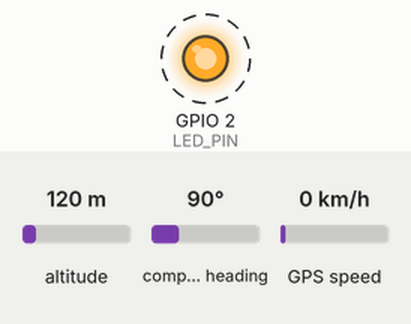
Recording of a sketch running on a simulated ESP32. On the bench: output pins drawn as LEDs (lit = HIGH). Dashed ring = blinking. The test bench sets the inputs (shaded band); at power-on: altitude 120 m, compass heading 90°, GPS speed 0 km/h. The GPS gets a fix after 3 s at 37.7749, -122.4194 with 8 satellites; what the sketch prints to the serial monitor is not drawn.

Above: at 2.8 s.
Timing chart, 0 to 6.9 s (numbered marks = the images above):
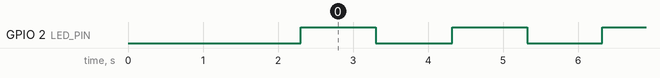

The sketch:

GPS_func.ino
```cpp
#include <TinyGPSPlus.h>   // Si da error, prueba: #include <TinyGPS++.h>

//////////////// CONFIG //////////////////
#define GPS_RX_PIN   16     // ← TX del GPS
#define GPS_TX_PIN   17     // → RX del GPS
#define LED_PIN       2     // LED on-board
#define SHOW_NMEA     0     // 1 = mostrar tramas NMEA crudas ($GPRMC, etc.)
//////////////////////////////////////////

TinyGPSPlus gps;
uint32_t gpsBaud = 9600;    // se ajusta automáticamente

// Detecta si hay NMEA a cierto baud
bool detectBaud(uint32_t baud, uint32_t ms = 2000) {
  Serial2.begin(baud, SERIAL_8N1, GPS_RX_PIN, GPS_TX_PIN);
  uint32_t start = millis();
  bool seen = false;
  while (millis() - start < ms) {
    if (Serial2.available()) {
      char c = Serial2.read();
#if SHOW_NMEA
      Serial.write(c);
#endif
      if (c == '$') seen = true;            // inicio de trama NMEA
      gps.encode(c);
    }
  }
  return seen;
}

void print2(uint8_t v){ if(v<10) Serial.print('0'); Serial.print(v); }

void setup() {
  pinMode(LED_PIN, OUTPUT);
  Serial.begin(115200);
  delay(300);
  Serial.println(F("\n[BOOT] ESP32 + GPS"));
  Serial.println(F("[INFO] Probando baud 9600 y 4800 automaticamente..."));

  // Autodetección 9600 -> 4800
  if (detectBaud(9600)) { gpsBaud = 9600; Serial.println(F("[GPS] Detectado 9600.")); }
  else if (detectBaud(4800)) { gpsBaud = 4800; Serial.println(F("[GPS] Detectado 4800.")); }
  else {
    // Si no detectó, deja 9600 por defecto
    Serial.println(F("[GPS] No se detectaron tramas; usando 9600 por defecto."));
    Serial2.begin(9600, SERIAL_8N1, GPS_RX_PIN, GPS_TX_PIN);
  }

  Serial.println(F("[INFO] Esperando fix (prueba cerca de una ventana)."));
}

void loop() {
  // Latido para saber que el loop está vivo
  static uint32_t tBeat=0;
  if (millis() - tBeat > 1000) { tBeat = millis(); digitalWrite(LED_PIN, !digitalRead(LED_PIN)); }

  // Leer y procesar NMEA
  while (Serial2.available()) {
    char c = Serial2.read();
#if SHOW_NMEA
    Serial.write(c);
#endif
    gps.encode(c);
  }

  // Cuando haya nueva localización, mostramos todo
  if (gps.location.isUpdated()) {
    Serial.print(F("Lat: ")); Serial.print(gps.location.lat(), 6);
    Serial.print(F("  Lon: ")); Serial.print(gps.location.lng(), 6);

    Serial.print(F("  Sats: "));
    if (gps.satellites.isValid()) Serial.print(gps.satellites.value()); else Serial.print('-');

    Serial.print(F("  HDOP: "));
    if (gps.hdop.isValid()) Serial.print(gps.hdop.hdop()); else Serial.print('-');

    Serial.print(F("  Alt(m): "));
    if (gps.altitude.isValid()) Serial.print(gps.altitude.meters(), 1); else Serial.print('-');

    Serial.print(F("  Vel(km/h): "));
    if (gps.speed.isValid()) Serial.print(gps.speed.kmph(), 2); else Serial.print('-');

    if (gps.date.isValid() && gps.time.isValid()) {
      Serial.print(F("  UTC "));
      print2(gps.time.hour()); Serial.print(':'); print2(gps.time.minute()); Serial.print(':'); print2(gps.time.second());
      Serial.print(F("  ")); print2(gps.date.day()); Serial.print('/'); print2(gps.date.month()); Serial.print('/'); Serial.print(gps.date.year());
    }
    Serial.println();
  }

  // Diagnóstico sencillo: ¿siguen llegando bytes?
  static uint32_t tDiag=0; static unsigned long lastChars=0;
  if (millis() - tDiag > 4000) {
    tDiag = millis();
    if (gps.charsProcessed() == lastChars) {
      Serial.println(F("[ALERTA] No llegan datos del GPS. Revisa TX->16, RX->17, GND/VCC y el baud."));
    }
    lastChars = gps.charsProcessed();
  }
}
```

Measured:
- by itself, GPIO 2 (LED_PIN): alternates HIGH for 1.0 s and LOW for 1.0 s
